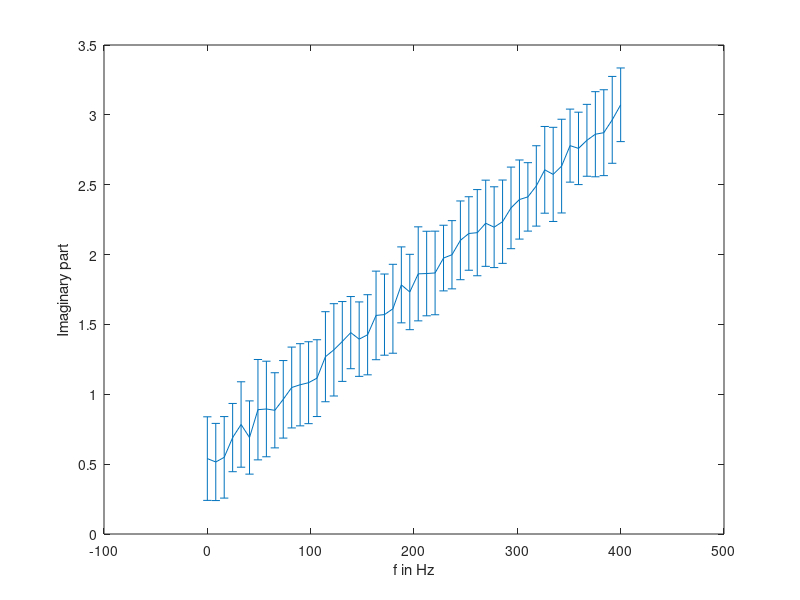

The MATLAB script that drew this image:
% 85722/error-estimation-parameter-estimation

clear
close all
f=linspace(0,400,50);
B=0.001; % B= constant
err=rand(32,50); % random numbers between 0 and 1 
Im=B*2*pi*f+err; % Some sample
figure(1)% plot imaginary part over frequency to show standard deviation 
errorbar(f,mean(Im),std(Im)) 
xlabel('f in Hz')
ylabel('Imaginary part')
